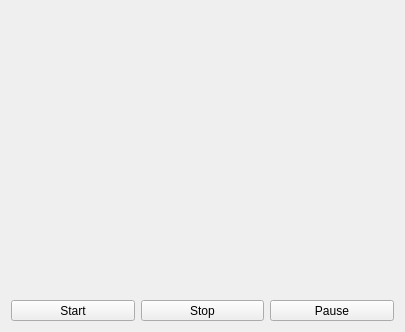
<?xml version="1.0" encoding="UTF-8"?>
<ui version="4.0">
 <class>DialogFirstTask</class>
 <widget class="QDialog" name="DialogFirstTask">
  <property name="windowModality">
   <enum>Qt::WindowModal</enum>
  </property>
  <property name="geometry">
   <rect>
    <x>0</x>
    <y>0</y>
    <width>405</width>
    <height>332</height>
   </rect>
  </property>
  <property name="sizePolicy">
   <sizepolicy hsizetype="Fixed" vsizetype="Fixed">
    <horstretch>0</horstretch>
    <verstretch>0</verstretch>
   </sizepolicy>
  </property>
  <property name="minimumSize">
   <size>
    <width>405</width>
    <height>332</height>
   </size>
  </property>
  <property name="windowTitle">
   <string>Dialog</string>
  </property>
  <property name="modal">
   <bool>true</bool>
  </property>
  <layout class="QVBoxLayout" name="verticalLayout">
   <item>
    <layout class="QVBoxLayout" name="vl" stretch="1,0">
     <property name="sizeConstraint">
      <enum>QLayout::SetDefaultConstraint</enum>
     </property>
     <property name="bottomMargin">
      <number>0</number>
     </property>
     <item>
      <widget class="QCustomPlot" name="plot" native="true"/>
     </item>
     <item>
      <layout class="QHBoxLayout" name="horizontalLayout" stretch="0,0,0">
       <item>
        <widget class="QToolButton" name="toolButton_3">
         <property name="sizePolicy">
          <sizepolicy hsizetype="Minimum" vsizetype="Fixed">
           <horstretch>0</horstretch>
           <verstretch>0</verstretch>
          </sizepolicy>
         </property>
         <property name="text">
          <string>Start</string>
         </property>
        </widget>
       </item>
       <item>
        <widget class="QToolButton" name="toolButton_2">
         <property name="sizePolicy">
          <sizepolicy hsizetype="Minimum" vsizetype="Fixed">
           <horstretch>0</horstretch>
           <verstretch>0</verstretch>
          </sizepolicy>
         </property>
         <property name="text">
          <string>Stop</string>
         </property>
        </widget>
       </item>
       <item>
        <widget class="QToolButton" name="toolButton">
         <property name="sizePolicy">
          <sizepolicy hsizetype="Minimum" vsizetype="Fixed">
           <horstretch>0</horstretch>
           <verstretch>0</verstretch>
          </sizepolicy>
         </property>
         <property name="text">
          <string>Pause</string>
         </property>
         <property name="checkable">
          <bool>false</bool>
         </property>
         <property name="autoRaise">
          <bool>false</bool>
         </property>
         <property name="arrowType">
          <enum>Qt::NoArrow</enum>
         </property>
        </widget>
       </item>
      </layout>
     </item>
    </layout>
   </item>
  </layout>
 </widget>
 <customwidgets>
  <customwidget>
   <class>QCustomPlot</class>
   <extends>QWidget</extends>
   <header>qcustomplot/qcustomplot.h</header>
   <container>1</container>
  </customwidget>
 </customwidgets>
 <resources/>
 <connections/>
</ui>
